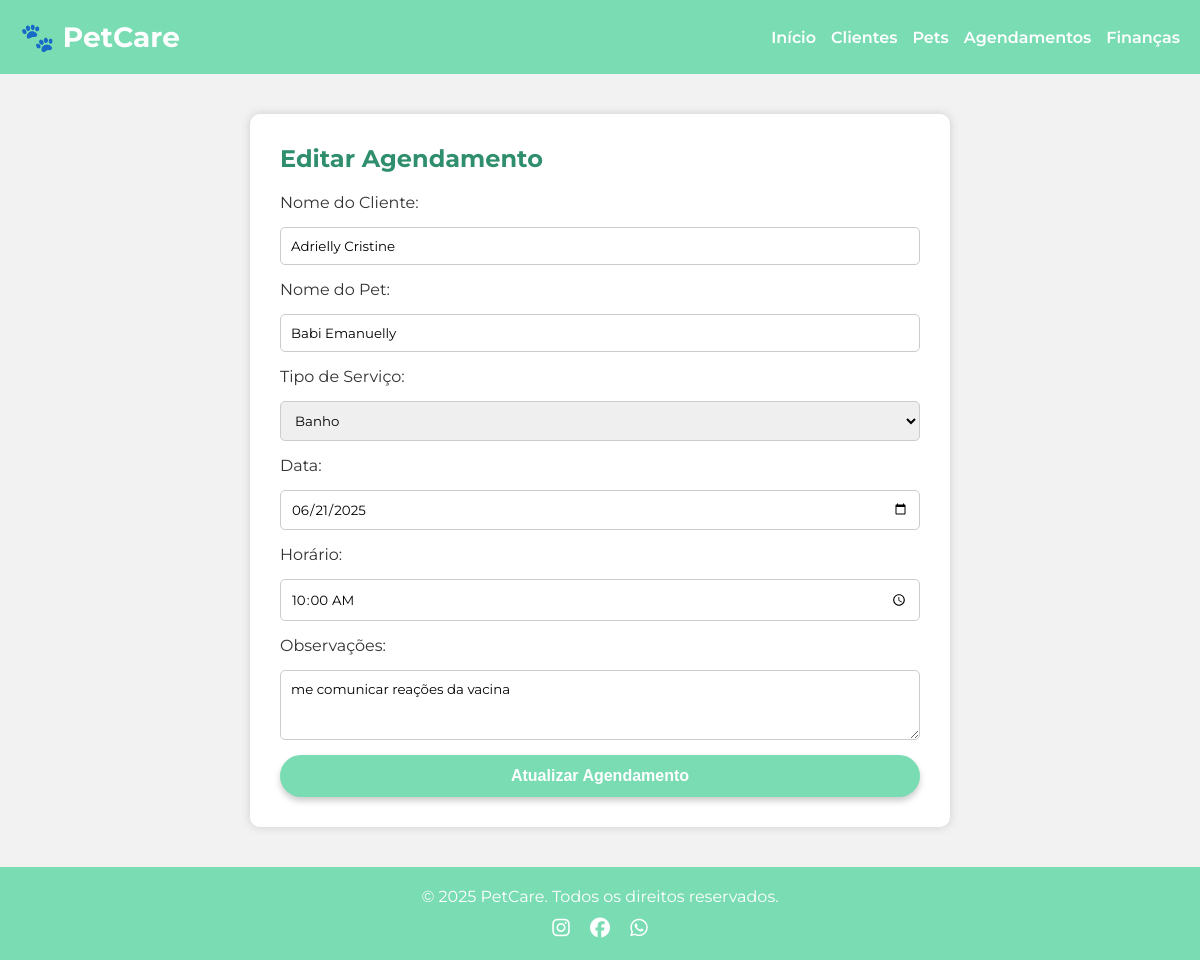
Page /agendamentos/editar/3 on the committed database.
### tables this page shows
CREATE TABLE agendamento (
            id INTEGER PRIMARY KEY AUTOINCREMENT,
            nome_cliente TEXT NOT NULL,
            nome_pet TEXT NOT NULL,
            tipo_servico TEXT NOT NULL,
            data TEXT NOT NULL,
            horario TEXT NOT NULL,
            observacoes TEXT
        );

### app.py (the view, shortened to what this page needs)
@app.route("/agendamentos/editar/<int:id>", methods=["GET", "POST"])
def editar_agendamento(id):
    conn = sqlite3.connect("petcare.db")
    cursor = conn.cursor()
    cursor.execute("SELECT * FROM agendamento WHERE id=?", (id,))
    agendamento = cursor.fetchone()
    conn.close()
    return render_template("editar_agendamento.html", agendamento=agendamento)

### templates/editar_agendamento.html (shortened to what this page needs)
<!DOCTYPE html>
<html lang="pt-br">
<head>
  <link rel="stylesheet" href="{{ url_for('static', filename='css/style.css') }}">
  <link rel="stylesheet" href="{{ url_for('static', filename='css/style-novo_agendamento.css') }}">
</head>
<body>
  <header>
    <div class="menu-container">
      <div class="logo">🐾 PetCare</div>
      <nav>
        <ul>
          <li><a href="{{ url_for('home') }}">Início</a></li>
          <li><a href="{{ url_for('listar_clientes') }}">Clientes</a></li>
          <li><a href="{{ url_for('listar_pets') }}">Pets</a></li>
          <li><a href="{{ url_for('listar_agendamentos') }}">Agendamentos</a></li>
          <li><a href="{{ url_for('financas') }}">Finanças</a></li>
        </ul>
      </nav>
    </div>
  </header>
  <main class="conteudo">
    <h2>Editar Agendamento</h2>
    <form method="POST" class="formulario">
      <label for="nome_cliente">Nome do Cliente:</label>
      <input type="text" id="nome_cliente" name="nome_cliente" value="{{ agendamento[1] }}" required>
      <label for="nome_pet">Nome do Pet:</label>
      <input type="text" id="nome_pet" name="nome_pet" value="{{ agendamento[2] }}" required>
      <label for="tipo_servico">Tipo de Serviço:</label>
      <select id="tipo_servico" name="tipo_servico" required>
        <option value="Banho" {% if agendamento[3] == 'Banho' %}selected{% endif %}>Banho</option>
      </select>
      <label for="data">Data:</label>
      <input type="date" id="data" name="data" value="{{ agendamento[4] }}" required>
      <label for="horario">Horário:</label>
      <input type="time" id="horario" name="horario" value="{{ agendamento[5] }}" required>
      <label for="observacoes">Observações:</label>
      <textarea id="observacoes" name="observacoes" rows="3">{{ agendamento[6] }}</textarea>
      <button type="submit" class="botao">Atualizar Agendamento</button>
    </form>
  </main>
  <footer>
    <div class="footer-container">
      <p>&copy; 2025 PetCare. Todos os direitos reservados.</p>
      <div class="redes">
        <a href="#"><i class="fab fa-instagram"></i></a>
        <a href="#"><i class="fab fa-facebook"></i></a>
        <a href="#"><i class="fab fa-whatsapp"></i></a>
      </div>
    </div>
  </footer>
</body>
</html>

### static/css/style.css (style rules this page uses)
:root { --verde-agua: #7ADCB3; --verde-escuro: #2F8F6D; --branco: #FFFFFF; --cinza-claro: #F2F2F2; --fonte: 'Montserrat', sans-serif; }
* { margin: 0; padding: 0; box-sizing: border-box; }
body { font-family: var(--fonte); background-color: var(--cinza-claro); color: #333; }
header { background-color: var(--verde-agua); padding: 20px 0; position: relative; z-index: 10; }
.menu-container { display: flex; justify-content: space-between; align-items: center; max-width: 1200px; margin: 0 auto; padding: 0 20px; }
.logo { font-size: 28px; font-weight: bold; color: var(--branco); margin-right: auto; }
nav ul { list-style: none; display: flex; flex-wrap: wrap; gap: 15px; }
nav a { color: var(--branco); text-decoration: none; font-weight: 600; }
.botao { background-color: var(--verde-agua); color: var(--branco); padding: 12px 25px; border-radius: 30px; text-decoration: none; font-weight: bold; display: inline-block; z-index: 3; box-shadow: 0 4px 6px rgba(0,0,0,0.2); font-size: 16px; transition: background 0.3s ease; }
footer { background-color: var(--verde-agua); padding: 20px 0; color: white; text-align: center; }
.footer-container { max-width: 1100px; margin: auto; display: flex; flex-direction: column; align-items: center; gap: 10px; }
.redes a { color: white; margin: 0 8px; font-size: 20px; }

### static/css/style-novo_agendamento.css (style rules this page uses)
.conteudo { max-width: 700px; margin: 40px auto; background: white; padding: 30px; border-radius: 10px; box-shadow: 0 0 10px #ccc; }
.conteudo h2 { color: var(--verde-escuro); margin-bottom: 20px; }
.formulario { display: flex; flex-direction: column; gap: 15px; }
.formulario input, .formulario select, .formulario textarea { padding: 10px; border: 1px solid #ccc; border-radius: 5px; font-family: var(--fonte); }
.formulario button.botao { background-color: var(--verde-agua); color: white; padding: 12px; border: none; border-radius: 30px; font-weight: bold; cursor: pointer; transition: background 0.3s; }

### rows in the picture
agendamento: nome_cliente "Adrielly Cristine", nome_pet "Babi Emanuelly", tipo_servico "Banho", data "06/21/2025", horario "10:00", observacoes "me comunicar reações da vacina"
